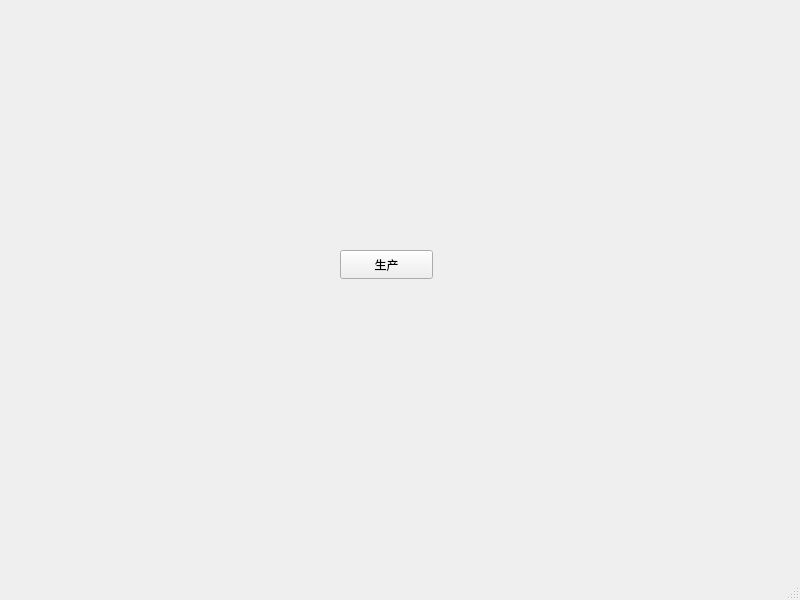
<?xml version="1.0" encoding="UTF-8"?>
<ui version="4.0">
 <class>MainWindow</class>
 <widget class="QMainWindow" name="MainWindow">
  <property name="geometry">
   <rect>
    <x>0</x>
    <y>0</y>
    <width>800</width>
    <height>600</height>
   </rect>
  </property>
  <property name="windowTitle">
   <string>MainWindow</string>
  </property>
  <widget class="QWidget" name="centralwidget">
   <widget class="QPushButton" name="pushButton">
    <property name="geometry">
     <rect>
      <x>340</x>
      <y>250</y>
      <width>93</width>
      <height>29</height>
     </rect>
    </property>
    <property name="text">
     <string>生产</string>
    </property>
   </widget>
  </widget>
  <widget class="QMenuBar" name="menubar">
   <property name="geometry">
    <rect>
     <x>0</x>
     <y>0</y>
     <width>800</width>
     <height>26</height>
    </rect>
   </property>
  </widget>
  <widget class="QStatusBar" name="statusbar"/>
 </widget>
 <resources/>
 <connections/>
</ui>
